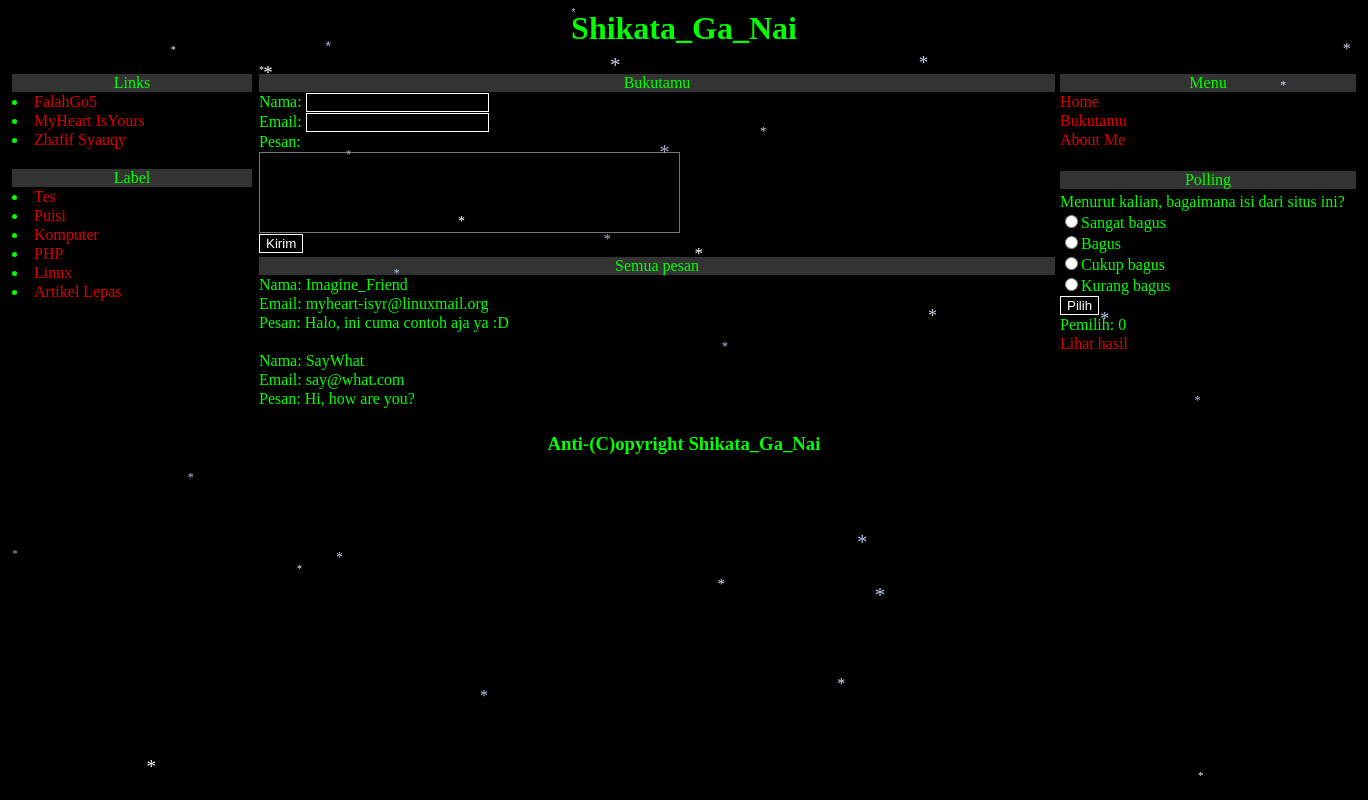
Screenshot of /bukutamu.php with the database file from the repository.
### tables this page shows
CREATE TABLE `tbl_bukutamu` (
  `id` int(4) NOT NULL,
  `nama` varchar(50) NOT NULL,
  `email` varchar(45) NOT NULL,
  `pesan` text NOT NULL,
  `tgl` date NOT NULL
);

CREATE TABLE `tbl_polling` (
  `id` int(5) NOT NULL,
  `pertanyaan` varchar(250) NOT NULL,
  `jawab1` varchar(100) NOT NULL,
  `jawab2` varchar(100) NOT NULL,
  `jawab3` varchar(100) NOT NULL,
  `jawab4` varchar(100) NOT NULL,
  `hasil1` tinyint(5) NOT NULL,
  `hasil2` tinyint(5) NOT NULL,
  `hasil3` tinyint(5) NOT NULL,
  `hasil4` tinyint(5) NOT NULL,
  `status` enum('Y','N') NOT NULL
);

### bukutamu.php (the view, shortened to what this page needs)
<html>
	<head>
		<link rel="stylesheet" href="gayaindex.css" type="text/css">
	</head>
	<body>
		<table width="100%" border="0" align="center" cellpadding="0" cellspacing="1">
			<tr>
				<td><h1>Shikata_Ga_Nai</h1></td>
			</tr>
		</table>
		<table width="100%" border="0" cellpadding="0" cellspacing="1">
			<tr>
				<td width="300" valign="top">
					<table width="244" border="0" cellpadding="0" cellspacing="1">
					<tr bgcolor="#333333"><td><center>Links</center></td></tr>
					<ul>
					<tr><td><li><a href="https://www.youtube.com/results?search_query=falahgo5" target="_blank">FalahGo5</a></li></td></tr>
					<tr><td><li><a href="https://myheart-isyr.blogspot.com" target="_blank">MyHeart IsYours</a></li></td></tr>
					<tr><td><li><a href="https://www.youtube.com/results?search_query=zhafif+syauqy" target="_blank">Zhafif Syauqy</a></li></td></tr>
					</ul>
					</table>
					<?php include "kategori.php"; ?>
				</td>
				<td width="700">
				<table width="800" border="0" cellpadding="0" cellspacing="1">
					<form method="post">
					<tr bgcolor="#333333"><td><center>Bukutamu</center></td></tr>
					<tr><td>Nama:&nbsp;<input type="text" name="nama" maxlength="50"></td></tr>
					<tr><td>Email:&nbsp;<input type="text" name="email" maxlength="45"></td></tr>
					<tr><td>Pesan:</td></tr>
					<tr><td><textarea name="pesan" cols="50" rows="5" maxlength="60"></textarea></td></tr>
					<tr><td><input type="submit" name="kirim" value="Kirim"></td></tr>
					</form>
				</table>
				<?php
				if(isset($_POST['kirim'])){
					include_once "bukan_file_config.php";
					$nama = htmlspecialchars($_POST['nama']);
					$email = htmlspecialchars($_POST['email']);
					$pesan = htmlspecialchars($_POST['pesan']);
					$tgl = date('Y-m-d');
					if($nama == ""){
						echo "<script>alert('Duh, isi dulu dong namanya');</script>";
					}
					else if($email == ""){
						echo "<script>alert('Duh, isi juga dong emailnya');</script>";
					}
					else if($pesan == ""){
						echo "<script>alert('Masa gak ngasih kesan pesan??');</script>";
					}
					$kueri = $lala->exec("insert into tbl_bukutamu(nama, email, pesan, tgl)
					values('$nama', '$email', '$pesan', '$tgl')");
					if($kueri){
						echo '<meta http-equiv="refresh" content="0; url='.$_SERVER['PHP_SELF'].'">';
					}
					else {
						echo '<script>alert("Gagal")</script>';
						echo '<meta http-equiv="refresh" content="0; url='.$_SERVER['PHP_SELF'].'">';
					}
				}
				else {
					echo '<table width="800" border="0" cellpadding="0" cellspacing="1">
					<tr bgcolor="#333333"><td><center>Semua pesan</center></td></tr>';
					include_once "bukan_file_config.php";
					$kueri = $lala->query("select * from tbl_bukutamu order by id");
					foreach($kueri as $tampil){
						echo "<tr><td>Nama: ".$tampil['nama']."</td></tr>";
						echo "<tr><td>Email: ".$tampil['email']."</td></tr>";
						echo "<tr><td>Pesan: ".nl2br($tampil['pesan'])."</td></tr>";
						echo "<tr><td>&nbsp;</td></tr>";
					}
					echo "</table>";
				}
				?>
				</td>
				<td width="300" valign="top">
				<table width="300" border="0" cellpadding="0" cellspacing="1">
				<tr bgcolor="#333333"><td><center>Menu</center></td></tr>
				<tr><td><a href="index.php">Home</a></td></tr>
				<tr><td><a href="bukutamu.php">Bukutamu</a></td></tr>
				<tr><td><a href="aboutme.php">About Me</a></td></tr>
				</table>
				<?php include "polling.php"; ?>
				</td>
			</tr>
		</table>
		<table width="100%" border="0" align="center" cellpadding="0" cellspacing="1">
			<tr>
				<td><h3>Anti-(C)opyright Shikata_Ga_Nai</h3></td>
			</tr>
		</table>
	</body>
</html>

### polling.php (shortened to what this page needs)
<?php
include_once "bukan_file_config.php";
$kueri = $lala->query("select * from tbl_polling where status = 'Y' limit 1");
$flux = $kueri->fetch();
$blob = $flux['hasil1'] + $flux['hasil2'] + $flux['hasil3'] + $flux['hasil4'];
?>
<html>
<head>
<link rel="stylesheet" href="gayaindex.css" type="text/css">
</head>
<body>
<br>
<table width="300" border="0" cellpadding="0" cellspacing="1">
<tr bgcolor="#333333"><td><center>Polling</center></td></tr>
</table>
<table width="300" border="0" cellpadding="0" cellspacing="1">
<form method="post">
<tr><td><input type="hidden" name="idx" value="<?=$flux['id']?>">
<?=$flux['pertanyaan']?></td></tr>
<tr><td><input type="radio" name="akulagi" value="o"><?=$flux['jawab1']?></td></tr>
<tr><td><input type="radio" name="akulagi" value="p"><?=$flux['jawab2']?></td></tr>
<tr><td><input type="radio" name="akulagi" value="q"><?=$flux['jawab3']?></td></tr>
<tr><td><input type="radio" name="akulagi" value="r"><?=$flux['jawab4']?></td></tr>
<tr><td><input type="submit" name="vote" value="Pilih"></td></tr>
<tr><td>Pemilih:&nbsp;<?=$blob?></td></tr>
<tr><td><a href="hasil.php?id=<?=$flux['id']?>">Lihat hasil</a></td></tr>
</form>
</table>

### gayaindex.css (style rules this page uses)
body { background: #000000; color: #00ff00; }
h1 { font-family: Monotype Corsiva; text-decoration: none; text-align: center; }
table { border: 1px solid #000; }
a { color: #dd0000; text-decoration: none; }
h3 { font-family: Monotype Corsiva; text-align: center; text-decoration: none; }
input { background: transparent; color: white; border: 1px solid #fff; }
textarea { background: transparent; color: white; resize: none; }

### rows the page displays
tbl_bukutamu: nama "Imagine_Friend", email "myheart-isyr@linuxmail.org", pesan "Halo, ini cuma contoh aja ya :D"
tbl_bukutamu: nama "SayWhat", email "say@what.com", pesan "Hi, how are you?"
tbl_polling: pertanyaan "Menurut kalian, bagaimana isi dari situs ini?", jawab1 "Sangat bagus", jawab2 "Bagus", jawab3 "Cukup bagus", jawab4 "Kurang bagus", hasil1 "0"
